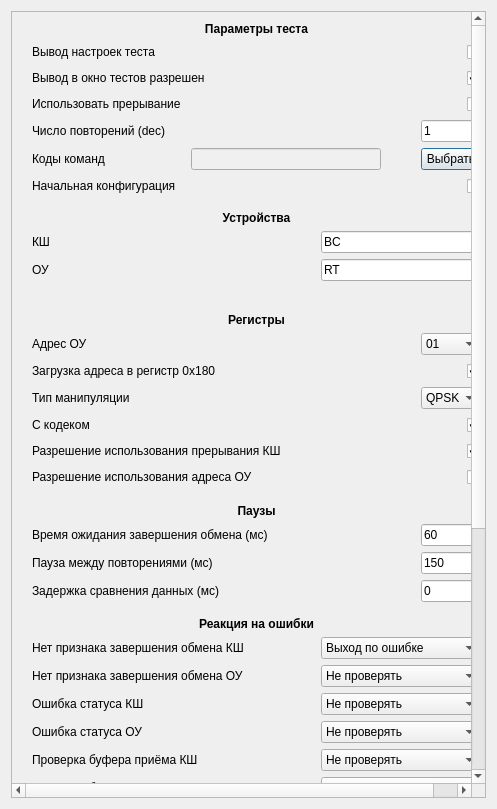
<?xml version="1.0" encoding="UTF-8"?>
<ui version="4.0">
 <class>TestVarCommDefault</class>
 <widget class="QDialog" name="TestVarCommDefault">
  <property name="geometry">
   <rect>
    <x>0</x>
    <y>0</y>
    <width>497</width>
    <height>809</height>
   </rect>
  </property>
  <property name="sizePolicy">
   <sizepolicy hsizetype="Fixed" vsizetype="Fixed">
    <horstretch>0</horstretch>
    <verstretch>0</verstretch>
   </sizepolicy>
  </property>
  <property name="baseSize">
   <size>
    <width>0</width>
    <height>900</height>
   </size>
  </property>
  <property name="windowTitle">
   <string>Перебор параметров командного слова. Настройки.</string>
  </property>
  <property name="windowIcon">
   <iconset resource="../tgca/tgca.qrc">
    <normaloff>:/pictogram/dragdroprobot-example.png</normaloff>:/pictogram/dragdroprobot-example.png</iconset>
  </property>
  <layout class="QHBoxLayout" name="horizontalLayout">
   <item>
    <widget class="QScrollArea" name="scrollArea">
     <property name="widgetResizable">
      <bool>true</bool>
     </property>
     <widget class="QWidget" name="scrollAreaWidgetContents">
      <property name="geometry">
       <rect>
        <x>0</x>
        <y>0</y>
        <width>459</width>
        <height>1087</height>
       </rect>
      </property>
      <layout class="QGridLayout" name="gridLayout">
       <property name="leftMargin">
        <number>20</number>
       </property>
       <property name="topMargin">
        <number>10</number>
       </property>
       <property name="rightMargin">
        <number>16</number>
       </property>
       <property name="bottomMargin">
        <number>6</number>
       </property>
       <property name="horizontalSpacing">
        <number>10</number>
       </property>
       <item row="68" column="4">
        <widget class="QLabel" name="labelRTOutSuf">
         <property name="maximumSize">
          <size>
           <width>40</width>
           <height>16777215</height>
          </size>
         </property>
         <property name="text">
          <string>раз</string>
         </property>
        </widget>
       </item>
       <item row="22" column="4">
        <widget class="QLineEdit" name="lineEditTime">
         <property name="maximumSize">
          <size>
           <width>60</width>
           <height>16777215</height>
          </size>
         </property>
         <property name="inputMask">
          <string>000</string>
         </property>
         <property name="text">
          <string>60</string>
         </property>
        </widget>
       </item>
       <item row="15" column="4">
        <widget class="QCheckBox" name="checkBoxRTALoad">
         <property name="minimumSize">
          <size>
           <width>0</width>
           <height>20</height>
          </size>
         </property>
         <property name="maximumSize">
          <size>
           <width>40</width>
           <height>16777215</height>
          </size>
         </property>
         <property name="layoutDirection">
          <enum>Qt::RightToLeft</enum>
         </property>
         <property name="text">
          <string/>
         </property>
         <property name="checked">
          <bool>true</bool>
         </property>
        </widget>
       </item>
       <item row="48" column="0">
        <widget class="QRadioButton" name="radioButtonLin">
         <property name="text">
          <string>Линейное                    </string>
         </property>
         <attribute name="buttonGroup">
          <string notr="true">buttonGroupData</string>
         </attribute>
        </widget>
       </item>
       <item row="48" column="4">
        <widget class="QLineEdit" name="lineEditBegin">
         <property name="maximumSize">
          <size>
           <width>60</width>
           <height>16777215</height>
          </size>
         </property>
         <property name="inputMethodHints">
          <set>Qt::ImhUppercaseOnly</set>
         </property>
         <property name="inputMask">
          <string>HHHHHHHH;_</string>
         </property>
         <property name="text">
          <string>0</string>
         </property>
        </widget>
       </item>
       <item row="66" column="4">
        <widget class="QLabel" name="labelBCOutSuf">
         <property name="maximumSize">
          <size>
           <width>40</width>
           <height>16777215</height>
          </size>
         </property>
         <property name="text">
          <string>раз</string>
         </property>
        </widget>
       </item>
       <item row="66" column="3">
        <widget class="QLineEdit" name="lineEditBCOut">
         <property name="inputMethodHints">
          <set>Qt::ImhDigitsOnly</set>
         </property>
         <property name="alignment">
          <set>Qt::AlignRight|Qt::AlignTrailing|Qt::AlignVCenter</set>
         </property>
        </widget>
       </item>
       <item row="1" column="0" colspan="3">
        <widget class="QLabel" name="labelParamView">
         <property name="text">
          <string>Вывод настроек теста</string>
         </property>
        </widget>
       </item>
       <item row="12" column="0" colspan="2">
        <widget class="QLabel" name="labelSpaceN">
         <property name="maximumSize">
          <size>
           <width>16777215</width>
           <height>8</height>
          </size>
         </property>
         <property name="text">
          <string/>
         </property>
        </widget>
       </item>
       <item row="16" column="4">
        <widget class="QComboBox" name="comboBoxManType">
         <property name="maximumSize">
          <size>
           <width>60</width>
           <height>16777215</height>
          </size>
         </property>
         <item>
          <property name="text">
           <string>QPSK</string>
          </property>
         </item>
         <item>
          <property name="text">
           <string>QAM16</string>
          </property>
         </item>
         <item>
          <property name="text">
           <string>QAM64</string>
          </property>
         </item>
        </widget>
       </item>
       <item row="19" column="0" colspan="4">
        <widget class="QLabel" name="labelEnaAddr">
         <property name="text">
          <string>Разрешение использования адреса ОУ</string>
         </property>
        </widget>
       </item>
       <item row="14" column="0" colspan="2">
        <widget class="QLabel" name="labelRTA">
         <property name="text">
          <string>Адрес ОУ</string>
         </property>
        </widget>
       </item>
       <item row="40" column="3" colspan="2">
        <widget class="QComboBox" name="comboBoxRec">
         <property name="maximumSize">
          <size>
           <width>160</width>
           <height>16777215</height>
          </size>
         </property>
         <item>
          <property name="text">
           <string>Не проверять</string>
          </property>
         </item>
         <item>
          <property name="text">
           <string>Сообщать об ошибке</string>
          </property>
         </item>
        </widget>
       </item>
       <item row="21" column="0" colspan="5">
        <widget class="QLabel" name="labelHeaderPause">
         <property name="font">
          <font>
           <weight>75</weight>
           <bold>true</bold>
          </font>
         </property>
         <property name="text">
          <string>Паузы</string>
         </property>
         <property name="alignment">
          <set>Qt::AlignCenter</set>
         </property>
        </widget>
       </item>
       <item row="13" column="0" colspan="5">
        <widget class="QLabel" name="labelHeaderRegisters">
         <property name="font">
          <font>
           <weight>75</weight>
           <bold>true</bold>
          </font>
         </property>
         <property name="text">
          <string>Регистры</string>
         </property>
         <property name="alignment">
          <set>Qt::AlignCenter</set>
         </property>
        </widget>
       </item>
       <item row="49" column="4">
        <widget class="QLineEdit" name="lineEditStep">
         <property name="maximumSize">
          <size>
           <width>60</width>
           <height>16777215</height>
          </size>
         </property>
         <property name="text">
          <string>0</string>
         </property>
        </widget>
       </item>
       <item row="24" column="0" colspan="3">
        <widget class="QLabel" name="labelWinModePause">
         <property name="text">
          <string>Задержка сравнения данных (мс)</string>
         </property>
        </widget>
       </item>
       <item row="16" column="0" colspan="4">
        <widget class="QLabel" name="labelManType">
         <property name="text">
          <string>Тип манипуляции</string>
         </property>
        </widget>
       </item>
       <item row="49" column="1" colspan="3">
        <widget class="QLabel" name="labelStep">
         <property name="text">
          <string>Приращение  (dec)</string>
         </property>
        </widget>
       </item>
       <item row="10" column="0">
        <widget class="QLabel" name="labelDevRT">
         <property name="text">
          <string>ОУ</string>
         </property>
        </widget>
       </item>
       <item row="24" column="4">
        <widget class="QLineEdit" name="lineEditReservePause">
         <property name="maximumSize">
          <size>
           <width>60</width>
           <height>16777215</height>
          </size>
         </property>
         <property name="inputMask">
          <string>000</string>
         </property>
         <property name="text">
          <string>0</string>
         </property>
        </widget>
       </item>
       <item row="4" column="0">
        <widget class="QLabel" name="labelHeaderRepeat">
         <property name="text">
          <string>Число повторений (dec)</string>
         </property>
        </widget>
       </item>
       <item row="4" column="4">
        <widget class="QLineEdit" name="lineEditCycle">
         <property name="maximumSize">
          <size>
           <width>60</width>
           <height>16777215</height>
          </size>
         </property>
         <property name="inputMask">
          <string>0009</string>
         </property>
         <property name="text">
          <string>1</string>
         </property>
        </widget>
       </item>
       <item row="2" column="0" colspan="3">
        <widget class="QLabel" name="labelOutput">
         <property name="text">
          <string>Вывод в окно тестов разрешен</string>
         </property>
        </widget>
       </item>
       <item row="52" column="3" colspan="2">
        <widget class="QLineEdit" name="lineEditBufLen">
         <property name="maximumSize">
          <size>
           <width>90</width>
           <height>16777215</height>
          </size>
         </property>
         <property name="inputMask">
          <string>000009</string>
         </property>
         <property name="text">
          <string>500056</string>
         </property>
        </widget>
       </item>
       <item row="52" column="0" colspan="3">
        <widget class="QLabel" name="labelBufLen">
         <property name="text">
          <string>Размер массива данных в байтах (dec)</string>
         </property>
        </widget>
       </item>
       <item row="11" column="0" colspan="5">
        <widget class="QLabel" name="labelSpace2">
         <property name="maximumSize">
          <size>
           <width>16777215</width>
           <height>6</height>
          </size>
         </property>
         <property name="text">
          <string/>
         </property>
        </widget>
       </item>
       <item row="42" column="2" colspan="3">
        <widget class="QComboBox" name="comboBoxCheckRW">
         <property name="maximumSize">
          <size>
           <width>240</width>
           <height>16777215</height>
          </size>
         </property>
         <property name="currentIndex">
          <number>2</number>
         </property>
         <item>
          <property name="text">
           <string>Не проверять</string>
          </property>
         </item>
         <item>
          <property name="text">
           <string>Сообщать о неверной длине пакета</string>
          </property>
         </item>
         <item>
          <property name="text">
           <string>Сообщать об ошибках ответного слова</string>
          </property>
         </item>
         <item>
          <property name="text">
           <string>Сообщать обо всех ошибках</string>
          </property>
         </item>
        </widget>
       </item>
       <item row="40" column="0" colspan="3">
        <widget class="QLabel" name="labelReceived">
         <property name="text">
          <string>Получение сообщения оконечным устройством</string>
         </property>
        </widget>
       </item>
       <item row="48" column="1" colspan="3">
        <widget class="QLabel" name="labelBegin">
         <property name="maximumSize">
          <size>
           <width>150</width>
           <height>16777215</height>
          </size>
         </property>
         <property name="text">
          <string>Начальное значение (hex)</string>
         </property>
        </widget>
       </item>
       <item row="6" column="0" colspan="4">
        <widget class="QLabel" name="labelInit">
         <property name="text">
          <string>Начальная конфигурация</string>
         </property>
        </widget>
       </item>
       <item row="6" column="4">
        <widget class="QCheckBox" name="checkBoxInit">
         <property name="minimumSize">
          <size>
           <width>0</width>
           <height>20</height>
          </size>
         </property>
         <property name="maximumSize">
          <size>
           <width>40</width>
           <height>16777215</height>
          </size>
         </property>
         <property name="layoutDirection">
          <enum>Qt::RightToLeft</enum>
         </property>
         <property name="text">
          <string/>
         </property>
        </widget>
       </item>
       <item row="17" column="0" colspan="4">
        <widget class="QLabel" name="labelCodec">
         <property name="text">
          <string>С кодеком</string>
         </property>
        </widget>
       </item>
       <item row="2" column="4">
        <widget class="QCheckBox" name="checkBoxOut">
         <property name="minimumSize">
          <size>
           <width>0</width>
           <height>20</height>
          </size>
         </property>
         <property name="maximumSize">
          <size>
           <width>40</width>
           <height>16777215</height>
          </size>
         </property>
         <property name="layoutDirection">
          <enum>Qt::RightToLeft</enum>
         </property>
         <property name="text">
          <string/>
         </property>
         <property name="checked">
          <bool>true</bool>
         </property>
        </widget>
       </item>
       <item row="3" column="0">
        <widget class="QLabel" name="labelUseInt">
         <property name="text">
          <string>Использовать прерывание</string>
         </property>
        </widget>
       </item>
       <item row="10" column="3" colspan="2">
        <widget class="QLineEdit" name="lineEditDevRT">
         <property name="text">
          <string>RT</string>
         </property>
        </widget>
       </item>
       <item row="9" column="3" colspan="2">
        <widget class="QLineEdit" name="lineEditDevBC">
         <property name="text">
          <string>BC</string>
         </property>
        </widget>
       </item>
       <item row="15" column="0" colspan="4">
        <widget class="QLabel" name="labelRTARegLoad">
         <property name="text">
          <string>Загрузка адреса в регистр 0x180</string>
         </property>
        </widget>
       </item>
       <item row="22" column="0" colspan="4">
        <widget class="QLabel" name="labelTime">
         <property name="text">
          <string>Время ожидания завершения обмена (мс)</string>
         </property>
        </widget>
       </item>
       <item row="14" column="4">
        <widget class="QComboBox" name="comboBoxRTA">
         <property name="maximumSize">
          <size>
           <width>60</width>
           <height>16777215</height>
          </size>
         </property>
         <property name="currentIndex">
          <number>1</number>
         </property>
         <item>
          <property name="text">
           <string>00</string>
          </property>
         </item>
         <item>
          <property name="text">
           <string>01</string>
          </property>
         </item>
         <item>
          <property name="text">
           <string>02</string>
          </property>
         </item>
         <item>
          <property name="text">
           <string>03</string>
          </property>
         </item>
         <item>
          <property name="text">
           <string>04</string>
          </property>
         </item>
         <item>
          <property name="text">
           <string>05</string>
          </property>
         </item>
         <item>
          <property name="text">
           <string>06</string>
          </property>
         </item>
         <item>
          <property name="text">
           <string>07</string>
          </property>
         </item>
         <item>
          <property name="text">
           <string>08</string>
          </property>
         </item>
         <item>
          <property name="text">
           <string>09</string>
          </property>
         </item>
         <item>
          <property name="text">
           <string>10</string>
          </property>
         </item>
         <item>
          <property name="text">
           <string>11</string>
          </property>
         </item>
         <item>
          <property name="text">
           <string>12</string>
          </property>
         </item>
         <item>
          <property name="text">
           <string>13</string>
          </property>
         </item>
         <item>
          <property name="text">
           <string>14</string>
          </property>
         </item>
         <item>
          <property name="text">
           <string>15</string>
          </property>
         </item>
         <item>
          <property name="text">
           <string>16</string>
          </property>
         </item>
         <item>
          <property name="text">
           <string>17</string>
          </property>
         </item>
         <item>
          <property name="text">
           <string>18</string>
          </property>
         </item>
         <item>
          <property name="text">
           <string>19</string>
          </property>
         </item>
         <item>
          <property name="text">
           <string>20</string>
          </property>
         </item>
         <item>
          <property name="text">
           <string>21</string>
          </property>
         </item>
         <item>
          <property name="text">
           <string>22</string>
          </property>
         </item>
         <item>
          <property name="text">
           <string>23</string>
          </property>
         </item>
         <item>
          <property name="text">
           <string>24</string>
          </property>
         </item>
         <item>
          <property name="text">
           <string>25</string>
          </property>
         </item>
         <item>
          <property name="text">
           <string>26</string>
          </property>
         </item>
         <item>
          <property name="text">
           <string>27</string>
          </property>
         </item>
         <item>
          <property name="text">
           <string>28</string>
          </property>
         </item>
         <item>
          <property name="text">
           <string>29</string>
          </property>
         </item>
         <item>
          <property name="text">
           <string>30</string>
          </property>
         </item>
        </widget>
       </item>
       <item row="3" column="4">
        <widget class="QCheckBox" name="checkBoxUseInt">
         <property name="minimumSize">
          <size>
           <width>0</width>
           <height>20</height>
          </size>
         </property>
         <property name="maximumSize">
          <size>
           <width>40</width>
           <height>16777215</height>
          </size>
         </property>
         <property name="layoutDirection">
          <enum>Qt::RightToLeft</enum>
         </property>
         <property name="text">
          <string/>
         </property>
         <property name="tristate">
          <bool>true</bool>
         </property>
        </widget>
       </item>
       <item row="68" column="3">
        <widget class="QLineEdit" name="lineEditRTOut">
         <property name="inputMethodHints">
          <set>Qt::ImhDigitsOnly</set>
         </property>
         <property name="alignment">
          <set>Qt::AlignRight|Qt::AlignTrailing|Qt::AlignVCenter</set>
         </property>
        </widget>
       </item>
       <item row="49" column="0">
        <widget class="QRadioButton" name="radioButtonRand">
         <property name="text">
          <string>Случайное</string>
         </property>
         <attribute name="buttonGroup">
          <string notr="true">buttonGroupData</string>
         </attribute>
        </widget>
       </item>
       <item row="44" column="0" colspan="5">
        <widget class="QLabel" name="labelHeaderData">
         <property name="font">
          <font>
           <weight>75</weight>
           <bold>true</bold>
          </font>
         </property>
         <property name="text">
          <string>Генерация данных</string>
         </property>
         <property name="alignment">
          <set>Qt::AlignCenter</set>
         </property>
        </widget>
       </item>
       <item row="36" column="3" colspan="2">
        <widget class="QComboBox" name="comboBoxErrStatusRT">
         <property name="maximumSize">
          <size>
           <width>160</width>
           <height>16777215</height>
          </size>
         </property>
         <item>
          <property name="text">
           <string>Не проверять</string>
          </property>
         </item>
         <item>
          <property name="text">
           <string>Сообщать об ошибке</string>
          </property>
         </item>
        </widget>
       </item>
       <item row="42" column="0" colspan="2">
        <widget class="QLabel" name="labelCheckRW">
         <property name="text">
          <string>Проверка ответного пакета</string>
         </property>
        </widget>
       </item>
       <item row="51" column="3">
        <widget class="QComboBox" name="comboBoxUnit">
         <property name="maximumSize">
          <size>
           <width>60</width>
           <height>16777215</height>
          </size>
         </property>
         <item>
          <property name="text">
           <string>1</string>
          </property>
         </item>
         <item>
          <property name="text">
           <string>2</string>
          </property>
         </item>
         <item>
          <property name="text">
           <string>4</string>
          </property>
         </item>
        </widget>
       </item>
       <item row="34" column="0" colspan="3">
        <widget class="QLabel" name="labelRTIntErr">
         <property name="text">
          <string>Нет признака завершения обмена ОУ</string>
         </property>
        </widget>
       </item>
       <item row="68" column="0">
        <widget class="QLabel" name="labelStatusRT">
         <property name="text">
          <string>Статус ОУ</string>
         </property>
        </widget>
       </item>
       <item row="8" column="0" colspan="5">
        <widget class="QLabel" name="labelHeaderDevices">
         <property name="font">
          <font>
           <weight>75</weight>
           <bold>true</bold>
          </font>
         </property>
         <property name="text">
          <string>Устройства</string>
         </property>
         <property name="alignment">
          <set>Qt::AlignHCenter|Qt::AlignTop</set>
         </property>
        </widget>
       </item>
       <item row="18" column="0" colspan="4">
        <widget class="QLabel" name="labelEnaInt">
         <property name="text">
          <string>Разрешение использования прерывания КШ</string>
         </property>
        </widget>
       </item>
       <item row="18" column="4">
        <widget class="QCheckBox" name="checkBoxEnaInt">
         <property name="minimumSize">
          <size>
           <width>0</width>
           <height>20</height>
          </size>
         </property>
         <property name="maximumSize">
          <size>
           <width>40</width>
           <height>16777215</height>
          </size>
         </property>
         <property name="layoutDirection">
          <enum>Qt::RightToLeft</enum>
         </property>
         <property name="text">
          <string/>
         </property>
         <property name="checked">
          <bool>true</bool>
         </property>
        </widget>
       </item>
       <item row="35" column="3" colspan="2">
        <widget class="QComboBox" name="comboBoxErrStatusBC">
         <property name="maximumSize">
          <size>
           <width>160</width>
           <height>16777215</height>
          </size>
         </property>
         <item>
          <property name="text">
           <string>Не проверять</string>
          </property>
         </item>
         <item>
          <property name="text">
           <string>Сообщать об ошибке</string>
          </property>
         </item>
        </widget>
       </item>
       <item row="66" column="0">
        <widget class="QLabel" name="labelStatusBC">
         <property name="text">
          <string>Статус КШ</string>
         </property>
        </widget>
       </item>
       <item row="66" column="2">
        <widget class="QComboBox" name="comboBoxBCOutPref">
         <item>
          <property name="text">
           <string>первые</string>
          </property>
         </item>
         <item>
          <property name="text">
           <string>каждые</string>
          </property>
         </item>
        </widget>
       </item>
       <item row="58" column="0" colspan="5">
        <widget class="QLabel" name="labelSpace6">
         <property name="maximumSize">
          <size>
           <width>16777215</width>
           <height>8</height>
          </size>
         </property>
         <property name="text">
          <string/>
         </property>
        </widget>
       </item>
       <item row="33" column="3" colspan="2">
        <widget class="QComboBox" name="comboBoxBCIntErr">
         <property name="maximumSize">
          <size>
           <width>160</width>
           <height>16777215</height>
          </size>
         </property>
         <property name="currentIndex">
          <number>1</number>
         </property>
         <item>
          <property name="text">
           <string>Сообщение об ошибке</string>
          </property>
         </item>
         <item>
          <property name="text">
           <string>Выход по ошибке</string>
          </property>
         </item>
        </widget>
       </item>
       <item row="20" column="0" colspan="5">
        <widget class="QLabel" name="labelSpace3">
         <property name="maximumSize">
          <size>
           <width>16777215</width>
           <height>5</height>
          </size>
         </property>
         <property name="text">
          <string/>
         </property>
        </widget>
       </item>
       <item row="0" column="0" colspan="5">
        <widget class="QLabel" name="labelHeaderCommand">
         <property name="font">
          <font>
           <weight>75</weight>
           <bold>true</bold>
          </font>
         </property>
         <property name="text">
          <string>Параметры теста</string>
         </property>
         <property name="alignment">
          <set>Qt::AlignCenter</set>
         </property>
        </widget>
       </item>
       <item row="50" column="1" colspan="3">
        <widget class="QLabel" name="labelNumStep">
         <property name="text">
          <string>Число шагов до сброса (dec)</string>
         </property>
        </widget>
       </item>
       <item row="1" column="4">
        <widget class="QCheckBox" name="checkBoxParamView">
         <property name="minimumSize">
          <size>
           <width>0</width>
           <height>20</height>
          </size>
         </property>
         <property name="maximumSize">
          <size>
           <width>40</width>
           <height>16777215</height>
          </size>
         </property>
         <property name="layoutDirection">
          <enum>Qt::RightToLeft</enum>
         </property>
         <property name="text">
          <string/>
         </property>
         <property name="checked">
          <bool>false</bool>
         </property>
        </widget>
       </item>
       <item row="5" column="0">
        <widget class="QLabel" name="labelCodes">
         <property name="text">
          <string>Коды команд</string>
         </property>
        </widget>
       </item>
       <item row="5" column="4">
        <widget class="QPushButton" name="pushButtonCodes">
         <property name="maximumSize">
          <size>
           <width>60</width>
           <height>16777215</height>
          </size>
         </property>
         <property name="text">
          <string>Выбрать</string>
         </property>
        </widget>
       </item>
       <item row="5" column="1" colspan="3">
        <widget class="QLineEdit" name="lineViewCodes">
         <property name="maximumSize">
          <size>
           <width>190</width>
           <height>16777215</height>
          </size>
         </property>
         <property name="styleSheet">
          <string notr="true">background-color: rgb(240, 240, 240);</string>
         </property>
         <property name="maxLength">
          <number>256</number>
         </property>
         <property name="readOnly">
          <bool>true</bool>
         </property>
        </widget>
       </item>
       <item row="66" column="1">
        <widget class="QLabel" name="labelBCStatOut">
         <property name="text">
          <string>Вывод</string>
         </property>
         <property name="alignment">
          <set>Qt::AlignRight|Qt::AlignTrailing|Qt::AlignVCenter</set>
         </property>
        </widget>
       </item>
       <item row="23" column="0" colspan="3">
        <widget class="QLabel" name="labelPause">
         <property name="text">
          <string>Пауза между повторениями (мс)</string>
         </property>
        </widget>
       </item>
       <item row="41" column="3" colspan="2">
        <widget class="QComboBox" name="comboBoxCheckRTA">
         <item>
          <property name="text">
           <string>Не проверять</string>
          </property>
         </item>
         <item>
          <property name="text">
           <string>Выход по ошибке</string>
          </property>
         </item>
        </widget>
       </item>
       <item row="33" column="0" colspan="3">
        <widget class="QLabel" name="labelBCIntErr">
         <property name="text">
          <string>Нет признака завершения обмена КШ</string>
         </property>
        </widget>
       </item>
       <item row="41" column="0">
        <widget class="QLabel" name="labelCheckRTA">
         <property name="text">
          <string>Проверка адреса ОУ</string>
         </property>
        </widget>
       </item>
       <item row="35" column="0">
        <widget class="QLabel" name="labelErrStatusBC">
         <property name="text">
          <string>Ошибка статуса КШ</string>
         </property>
        </widget>
       </item>
       <item row="68" column="1">
        <widget class="QLabel" name="labelRTStatOut">
         <property name="text">
          <string>Вывод</string>
         </property>
         <property name="alignment">
          <set>Qt::AlignRight|Qt::AlignTrailing|Qt::AlignVCenter</set>
         </property>
        </widget>
       </item>
       <item row="36" column="0">
        <widget class="QLabel" name="labelErrStatusRT">
         <property name="text">
          <string>Ошибка статуса ОУ</string>
         </property>
        </widget>
       </item>
       <item row="50" column="4">
        <widget class="QLineEdit" name="lineEditNumStep">
         <property name="maximumSize">
          <size>
           <width>60</width>
           <height>16777215</height>
          </size>
         </property>
        </widget>
       </item>
       <item row="17" column="4">
        <widget class="QCheckBox" name="checkBoxCodec">
         <property name="minimumSize">
          <size>
           <width>0</width>
           <height>20</height>
          </size>
         </property>
         <property name="maximumSize">
          <size>
           <width>40</width>
           <height>16777215</height>
          </size>
         </property>
         <property name="layoutDirection">
          <enum>Qt::RightToLeft</enum>
         </property>
         <property name="text">
          <string/>
         </property>
         <property name="checked">
          <bool>true</bool>
         </property>
        </widget>
       </item>
       <item row="9" column="0">
        <widget class="QLabel" name="labelDevBC">
         <property name="text">
          <string>КШ</string>
         </property>
        </widget>
       </item>
       <item row="19" column="4">
        <widget class="QCheckBox" name="checkBoxEnaAddr">
         <property name="minimumSize">
          <size>
           <width>0</width>
           <height>20</height>
          </size>
         </property>
         <property name="maximumSize">
          <size>
           <width>40</width>
           <height>16777215</height>
          </size>
         </property>
         <property name="layoutDirection">
          <enum>Qt::RightToLeft</enum>
         </property>
         <property name="text">
          <string/>
         </property>
        </widget>
       </item>
       <item row="38" column="0" colspan="2">
        <widget class="QLabel" name="labelErrMemRT">
         <property name="text">
          <string>Проверка буфера приёма ОУ</string>
         </property>
        </widget>
       </item>
       <item row="32" column="0" colspan="5">
        <widget class="QLabel" name="labelHeaderExit">
         <property name="font">
          <font>
           <weight>75</weight>
           <bold>true</bold>
          </font>
         </property>
         <property name="text">
          <string>Реакция на ошибки</string>
         </property>
         <property name="alignment">
          <set>Qt::AlignCenter</set>
         </property>
        </widget>
       </item>
       <item row="34" column="3" colspan="2">
        <widget class="QComboBox" name="comboBoxRTIntErr">
         <property name="maximumSize">
          <size>
           <width>160</width>
           <height>16777215</height>
          </size>
         </property>
         <item>
          <property name="text">
           <string>Не проверять</string>
          </property>
         </item>
         <item>
          <property name="text">
           <string>Сообщение об ошибке</string>
          </property>
         </item>
         <item>
          <property name="text">
           <string>Выход по ошибке</string>
          </property>
         </item>
        </widget>
       </item>
       <item row="38" column="3" colspan="2">
        <widget class="QComboBox" name="comboBoxMemRT">
         <property name="maximumSize">
          <size>
           <width>160</width>
           <height>16777215</height>
          </size>
         </property>
         <item>
          <property name="text">
           <string>Не проверять</string>
          </property>
         </item>
         <item>
          <property name="text">
           <string>Сообщать об ошибке</string>
          </property>
         </item>
        </widget>
       </item>
       <item row="43" column="0" colspan="5">
        <widget class="QLabel" name="labelSpace5">
         <property name="maximumSize">
          <size>
           <width>16777215</width>
           <height>6</height>
          </size>
         </property>
         <property name="text">
          <string/>
         </property>
        </widget>
       </item>
       <item row="64" column="0" colspan="5">
        <widget class="QLabel" name="labelHeaderOut">
         <property name="font">
          <font>
           <weight>75</weight>
           <bold>true</bold>
          </font>
         </property>
         <property name="text">
          <string>Вывод регистров</string>
         </property>
         <property name="alignment">
          <set>Qt::AlignCenter</set>
         </property>
        </widget>
       </item>
       <item row="31" column="0" colspan="5">
        <widget class="QLabel" name="labelSpace4">
         <property name="maximumSize">
          <size>
           <width>16777215</width>
           <height>3</height>
          </size>
         </property>
         <property name="text">
          <string/>
         </property>
        </widget>
       </item>
       <item row="7" column="0" colspan="5">
        <widget class="QLabel" name="labelSpace1">
         <property name="maximumSize">
          <size>
           <width>16777215</width>
           <height>3</height>
          </size>
         </property>
         <property name="text">
          <string/>
         </property>
        </widget>
       </item>
       <item row="68" column="2">
        <widget class="QComboBox" name="comboBoxRTOutPref">
         <item>
          <property name="text">
           <string>первые</string>
          </property>
         </item>
         <item>
          <property name="text">
           <string>каждые</string>
          </property>
         </item>
        </widget>
       </item>
       <item row="51" column="0" colspan="3">
        <widget class="QLabel" name="labelUnit">
         <property name="text">
          <string>Размер единицы данных в байтах</string>
         </property>
        </widget>
       </item>
       <item row="23" column="4">
        <widget class="QLineEdit" name="lineEditPause">
         <property name="maximumSize">
          <size>
           <width>60</width>
           <height>16777215</height>
          </size>
         </property>
         <property name="inputMask">
          <string>000</string>
         </property>
         <property name="text">
          <string>150</string>
         </property>
        </widget>
       </item>
       <item row="37" column="0" colspan="2">
        <widget class="QLabel" name="labelErrMemBC">
         <property name="text">
          <string>Проверка буфера приёма КШ</string>
         </property>
        </widget>
       </item>
       <item row="37" column="3" colspan="2">
        <widget class="QComboBox" name="comboBoxMemBC">
         <property name="maximumSize">
          <size>
           <width>160</width>
           <height>16777215</height>
          </size>
         </property>
         <item>
          <property name="text">
           <string>Не проверять</string>
          </property>
         </item>
         <item>
          <property name="text">
           <string>Сообщать об ошибке</string>
          </property>
         </item>
        </widget>
       </item>
      </layout>
     </widget>
    </widget>
   </item>
  </layout>
 </widget>
 <resources>
  <include location="../tgca/tgca.qrc"/>
 </resources>
 <connections/>
 <buttongroups>
  <buttongroup name="buttonGroupData"/>
 </buttongroups>
</ui>
